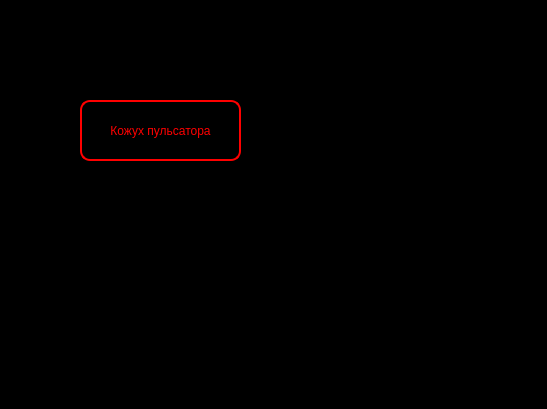
<?xml version="1.0" encoding="UTF-8"?>
<ui version="4.0">
 <class>delet</class>
 <widget class="QDialog" name="delet">
  <property name="geometry">
   <rect>
    <x>0</x>
    <y>0</y>
    <width>547</width>
    <height>409</height>
   </rect>
  </property>
  <property name="windowTitle">
   <string>Dialog</string>
  </property>
  <property name="styleSheet">
   <string notr="true">QDialog{background-color:black}
</string>
  </property>
  <widget class="QPushButton" name="pushButton">
   <property name="geometry">
    <rect>
     <x>80</x>
     <y>100</y>
     <width>161</width>
     <height>61</height>
    </rect>
   </property>
   <property name="styleSheet">
    <string notr="true">QPushButton{background-color:black}
QPushButton{color:red}
QPushButton{border:2px solid red}
QPushButton{border-radius: 10px}</string>
   </property>
   <property name="text">
    <string>Кожух пульсатора</string>
   </property>
  </widget>
 </widget>
 <resources/>
 <connections/>
</ui>
